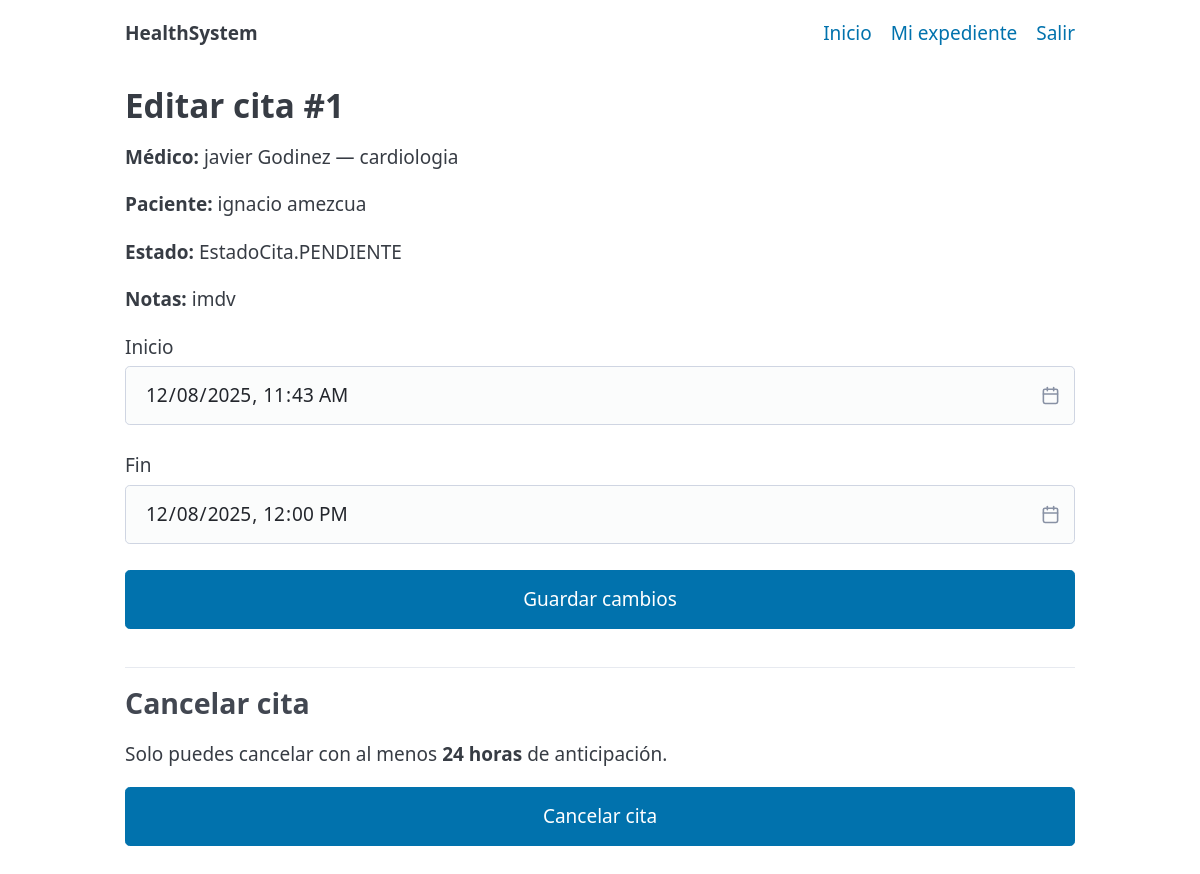
Page /citas/1/editar (signed in) on the committed database.
### models.py (models this page shows, shortened)
class Cita(Base):
    __tablename__ = "citas"
    id = Column(Integer, primary_key=True)
    medico_id = Column(Integer, ForeignKey("medicos.id"), nullable=False, index=True)
    paciente_id = Column(Integer, ForeignKey("usuarios.id"), nullable=False, index=True)
    start_at = Column(DateTime, nullable=False, index=True)
    end_at = Column(DateTime, nullable=False, index=True)
    estado = Column(SAEnum(EstadoCita), default=EstadoCita.PENDIENTE, nullable=False)
    notas = Column(String, nullable=True)
    medico = relationship("Medico", back_populates="citas")
    paciente = relationship("Usuario")

class Usuario(Base, UserMixin):
    __tablename__ = "usuarios"
    id = Column(Integer, primary_key=True)
    nombre = Column(String, nullable=False)
    apellido = Column(String, nullable=False)
    email = Column(String, unique=True, index=True, nullable=False)
    password_hash = Column(String, nullable=False)
    tipo = Column(SAEnum(TipoUsuario), default=TipoUsuario.PACIENTE, nullable=False)
    medico = relationship("Medico", back_populates="usuario", uselist=False)
    expediente = relationship("Expediente", back_populates="paciente", uselist=False)

class Medico(Base):
    __tablename__ = "medicos"
    id = Column(Integer, primary_key=True)
    usuario_id = Column(Integer, ForeignKey("usuarios.id"), nullable=False, unique=True)
    especialidad = Column(String, nullable=False)
    usuario = relationship("Usuario", back_populates="medico")
    citas = relationship("Cita", back_populates="medico")

### app.py (the view, shortened to what this page needs)
@app.route("/citas/<int:cita_id>/editar", methods=["GET", "POST"])
@login_required
def citas_edit(cita_id: int):
    with get_db() as db:
        cita = (
            db.query(Cita)
            .options(
                joinedload(Cita.medico).joinedload(Medico.usuario),
                joinedload(Cita.paciente),
            )
            .filter(Cita.id == cita_id)
            .first()
        )
        if not cita:
            flash("Cita no encontrada", "warning")
            return redirect(url_for("citas_list"))
        medicos = db.query(Medico).options(joinedload(Medico.usuario)).all()
        medico_actual = None
        if current_user.tipo == TipoUsuario.MEDICO:
            medico_actual = db.query(Medico).filter(Medico.usuario_id == current_user.id).first()
    puede_ver = (
        current_user.tipo == TipoUsuario.ADMIN
        or (current_user.tipo == TipoUsuario.PACIENTE and current_user.id == cita.paciente_id)
        or (current_user.tipo == TipoUsuario.MEDICO and medico_actual and medico_actual.id == cita.medico_id)
    )
    if not puede_ver:
        flash("No tienes permisos para editar esta cita", "danger")
        return redirect(url_for("citas_list"))
    es_admin = current_user.tipo == TipoUsuario.ADMIN
    es_medico_prop = current_user.tipo == TipoUsuario.MEDICO and medico_actual and medico_actual.id == cita.medico_id
    puede_editar_todo = es_admin or es_medico_prop
    return render_template(
        "appointments_edit.html",
        cita=cita,
        medicos=medicos,
        EstadoCita=EstadoCita,
        puede_editar_todo=puede_editar_todo
    )

### app.py (called while the page is built)
@contextmanager
def get_db():
    db = SessionLocal()
    try:
        yield db
        db.commit()
    except Exception:
        db.rollback()
        raise
    finally:
        db.close()

@login_manager.user_loader
def load_user(user_id):
    with get_db() as db:
        return db.get(Usuario, int(user_id))

### templates/appointments_edit.html (shortened to what this page needs)
{% extends "_layout.html" %}
{% block content %}
<h2>Editar cita #{{ cita.id }}</h2>
<form method="post">
  {% if puede_editar_todo %}
    <label>Médico
      <select name="medico_id" required>
        {% for m in medicos %}
          <option value="{{ m.id }}" {% if m.id == cita.medico_id %}selected{% endif %}>
            {{ m.usuario.nombre }} {{ m.usuario.apellido }} — {{ m.especialidad }}
          </option>
        {% endfor %}
      </select>
    </label>
    <label>Paciente (ID)
      <input type="number" name="paciente_id" value="{{ cita.paciente_id }}" min="1" required>
    </label>
    <label>Inicio
      <input type="datetime-local" name="start_at" value="{{ cita.start_at.strftime('%Y-%m-%dT%H:%M') }}" required>
    </label>
    <label>Fin
      <input type="datetime-local" name="end_at" value="{{ cita.end_at.strftime('%Y-%m-%dT%H:%M') }}" required>
    </label>
    <label>Estado
      <select name="estado">
        {% for e in EstadoCita %}
          <option value="{{ e.value }}" {% if e == cita.estado %}selected{% endif %}>{{ e.value }}</option>
        {% endfor %}
      </select>
    </label>
    <label>Notas
      <textarea name="notas" rows="3">{{ cita.notas or '' }}</textarea>
    </label>
  {% else %}
    <p><strong>Médico:</strong> {{ cita.medico.usuario.nombre }} {{ cita.medico.usuario.apellido }} — {{ cita.medico.especialidad }}</p>
    <p><strong>Paciente:</strong> {{ cita.paciente.nombre }} {{ cita.paciente.apellido }}</p>
    <p><strong>Estado:</strong> {{ cita.estado }}</p>
    <p><strong>Notas:</strong> {{ cita.notas or '-' }}</p>
    <label>Inicio
      <input type="datetime-local" name="start_at" value="{{ cita.start_at.strftime('%Y-%m-%dT%H:%M') }}" required>
    </label>
    <label>Fin
      <input type="datetime-local" name="end_at" value="{{ cita.end_at.strftime('%Y-%m-%dT%H:%M') }}" required>
    </label>
  {% endif %}
  <button type="submit">Guardar cambios</button>
</form>
<hr>
<section>
  <h3>Cancelar cita</h3>
  {% if current_user.tipo == 'PACIENTE' %}
    <p>Solo puedes cancelar con al menos <strong>24 horas</strong> de anticipación.</p>
  {% endif %}
  {% if cita.estado != EstadoCita.CANCELADA %}
    <form method="post" action="{{ url_for('citas_cancel', cita_id=cita.id) }}">
      <button type="submit" onclick="return confirm('¿Seguro que deseas cancelar esta cita?');">Cancelar cita</button>
    </form>
  {% else %}
    <p><em>Esta cita ya está cancelada.</em></p>
  {% endif %}
</section>
{% endblock %}

### templates/_layout.html (style rules this page uses)
:root { --brand:#2563eb; --brand-2:#10b981; }

### rows in the picture
Cita: id "1", estado "EstadoCita.PENDIENTE", notas "imdv", start_at "12/08/2025 11:43", end_at "12/08/2025 12:00"
Usuario: medico.usuario.nombre "javier", medico.usuario.apellido "Godinez"
Medico: medico.especialidad "cardiologia"
Usuario: paciente.nombre "ignacio", paciente.apellido "amezcua"
